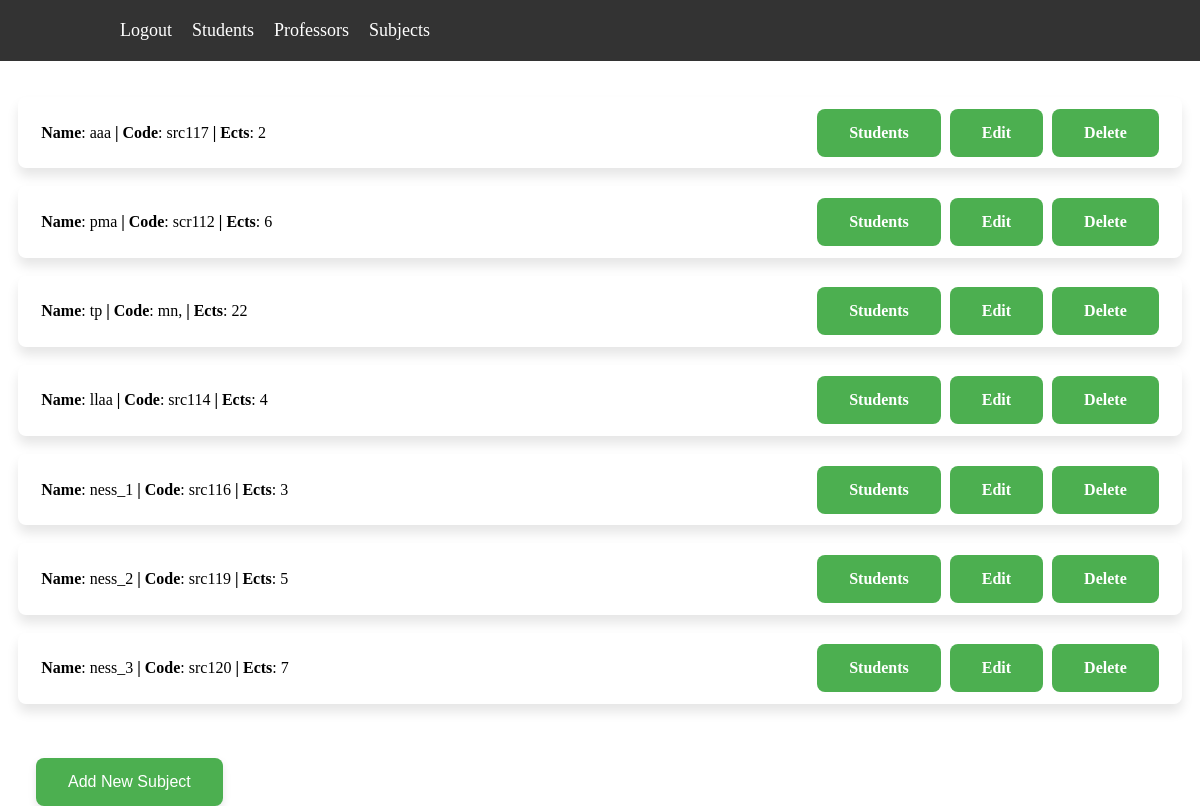
Page /list_Subjects/ (signed in) on the committed database.
### app/models.py (models this page shows, shortened)
class Subjects(models.Model):
    name = models.CharField(max_length=50)
    code = models.CharField(max_length=10)
    course = models.CharField(max_length=255)
    ects = models.IntegerField()
    semester = models.IntegerField()
    ELECTIVE_SUBJECT = (
        ("Yes", "Yes"),
        ("No", "No"),
    )
    elective = models.CharField(max_length=5, choices=ELECTIVE_SUBJECT, default="No") #Elective = izborni
    professor = models.ForeignKey(myUser, on_delete=models.CASCADE, null=True, blank=True) ## ovo cak i prominit u False, vidit/ rade cak i ne

### app/views.py (the view)
# urls.py: path('list_Subjects/', views.list_Subjects, name='list_Subjects'),
@login_required(login_url="/login/")
@user_passes_test(admin_Check, login_url="/login/")
def list_Subjects(request):
    return render(request, 'list_Subjects.html', {"data" : Subjects.objects.all()})

### app/views.py (called while the page is built)
def admin_Check(user):
    return user.role_id == 3 ## admin

### app/templates/list_Subjects.html (shortened to what this page needs)
{% extends 'index.html' %}
{% block lists %}
<form method="get" action="{% url 'add_Subject' %}">
    <header>
        <nav>
            <ul>
                <li>
                    <a href="{% url 'logout' %}">Logout</a>
                </li>
                <li>
                    <a href="{% url 'list_Students' %}">Students</a>
                </li>
                <li>
                    <a href="{% url 'list_Professors' %}">Professors</a>
                </li>
                <li>
                    <a href="#">Subjects</a>
                </li>
            </ul>
        </nav>
    </header>
    <br>
    {% for subject in data %}
    <div class="list_box">
        <div class="list_box_1">
            <ul>
                <li><p><strong>Name</strong>: {{subject.name}} <strong>|</strong> </p></li>
                <li><p><strong>Code</strong>: {{subject.code}} <strong>|</strong> </p></li>
                <li><p><strong>Ects</strong>: {{subject.ects}}</p></li>
            </ul>
        </div>
        <div class="list_box_2">
            <div class="more_buttons">
                <a href="{% url 'subject_Students' id=subject.id prof_id=0%}">Students</a>
            </div>
            <div class="more_buttons">
                <a href="{% url 'edit_Subject' subject.id %}">Edit</a>
            </div>
            <div class="more_buttons">
                <a href="{% url 'confirm_Subject' subject.id %}">Delete</a>
            </div>
        </div>
    </div>
    {% endfor %}
    <br><br>
    <input type="submit" value="Add New Subject" class="lower_button">
</form>
{% endblock %}

### app/static/css/style.css (style rules this page uses)
* { margin: 0; padding: 0; box-sizing: border-box; }
header { background-color: #333; color: #fff; padding: 10px 0; display: flex; justify-content: space-between; align-items: center; padding: 20px 10%; }
nav ul { list-style: none; display: flex; gap: 20px; background-color: #333; }
nav ul li { display: inline; background-color: #333; }
nav ul li a, #spec_back { color: #fff; text-decoration: none; font-size: 18px; transition: color 0.3s; background-color: #333; }
.list_box { margin: 1.5%; border-radius: 8px; display: flex; flex-wrap: nowrap; flex-direction: row; align-items: center; justify-content: space-between; box-shadow: 0 8px 12px rgba(0, 0, 0, 0.1); }
.list_box_1 li { display: inline-block; }
.list_box_1 { margin: 1% 0 1% 2%; font-size: medium; }
.list_box_2 { margin: 1% 2% 1% 0; text-decoration: none; }
.more_buttons { border: none; color: white; font-size: 16px; text-align: center; border-radius: 8px; padding: 15px 32px; margin-left: 5px; display: inline-block; text-decoration: none; background-color: #4CAF50; }
.more_buttons a, .more_buttons input { border: 0; margin: 0; color: white; font-weight: bold; text-decoration: none; background-color: #4CAF50; }
.lower_button { position: absolute; left: 3%; border: none; color: white; font-size: 16px; text-align: center; border-radius: 8px; padding: 15px 32px; display: inline-block; text-decoration: none; background-color: #4CAF50; box-shadow: 0 4px 8px rgba(0, 0, 0, 0.1); }

### rows in the picture
Subjects: name "aaa", code "src117", ects "2"
Subjects: name "pma", code "scr112", ects "6"
Subjects: name "tp", code "mn,", ects "22"
Subjects: name "llaa", code "src114", ects "4"
Subjects: name "ness_1", code "src116", ects "3"
Subjects: name "ness_2", code "src119", ects "5"
Subjects: name "ness_3", code "src120", ects "7"
